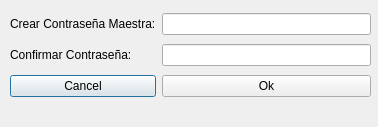
<?xml version="1.0" encoding="UTF-8"?>
<ui version="4.0">
 <class>SetupDialog</class>
 <widget class="QDialog" name="SetupDialog">
  <property name="geometry">
   <rect>
    <x>0</x>
    <y>0</y>
    <width>378</width>
    <height>127</height>
   </rect>
  </property>
  <property name="windowTitle">
   <string>Dialog</string>
  </property>
  <widget class="QWidget" name="gridLayoutWidget">
   <property name="geometry">
    <rect>
     <x>10</x>
     <y>10</y>
     <width>361</width>
     <height>91</height>
    </rect>
   </property>
   <layout class="QGridLayout" name="gridLayout">
    <item row="1" column="1">
     <widget class="QLineEdit" name="linePassword2"/>
    </item>
    <item row="0" column="1">
     <widget class="QLineEdit" name="linePassword1"/>
    </item>
    <item row="0" column="0">
     <widget class="QLabel" name="label">
      <property name="text">
       <string>Crear Contraseña Maestra:</string>
      </property>
     </widget>
    </item>
    <item row="1" column="0">
     <widget class="QLabel" name="label_2">
      <property name="text">
       <string>Confirmar Contraseña:</string>
      </property>
     </widget>
    </item>
    <item row="2" column="0">
     <widget class="QPushButton" name="btnCancel">
      <property name="text">
       <string>Cancel</string>
      </property>
     </widget>
    </item>
    <item row="2" column="1">
     <widget class="QPushButton" name="btnOk">
      <property name="text">
       <string>Ok</string>
      </property>
     </widget>
    </item>
   </layout>
  </widget>
 </widget>
 <tabstops>
  <tabstop>linePassword1</tabstop>
  <tabstop>linePassword2</tabstop>
 </tabstops>
 <resources/>
 <connections/>
</ui>
